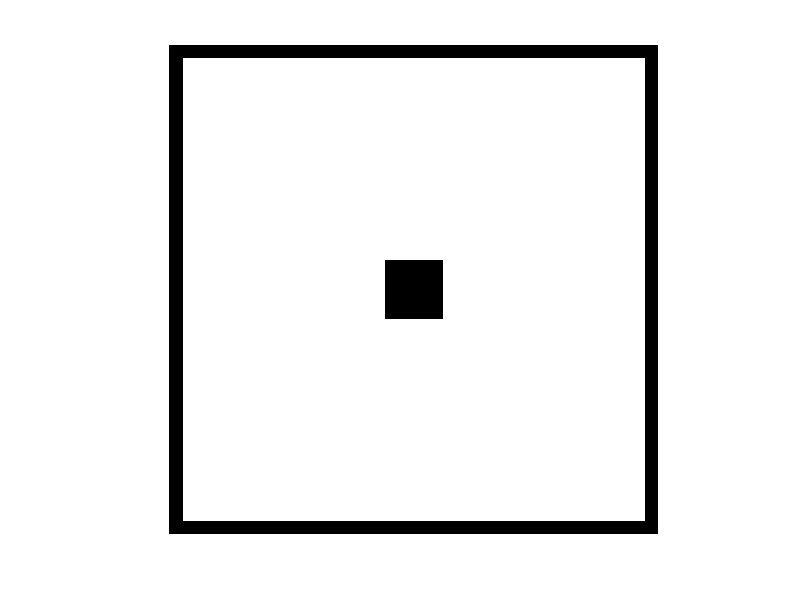

This chart was generated by the following MATLAB code:
function [] = diceImage2()
roll = 1
%this code makes the dice and displayes it
% the dice is 75 by 75 in size
dice = ones(75,75,3);
dice (1,:,:) = 0;
dice (2,:,:) = 0;
dice (74,:,:) = 0;
dice (75,:,:) = 0;
dice (:,1,:) = 0;
dice (:,2,:) = 0;
dice (:,74,:) = 0;
dice (:,75,:) = 0;
switch roll
    % the code is goes through every pixel and change only those that will
    % create a image to represent a number on a dice
    
    % a case system is used to define the 1 to 6 on the dice
    case 1
        for i = 1:75
            for j = 1:75
            if i>33 && i<43 && j>33 && j<43
                dice (i,j,:) = 0;
            end
            end
        end
imshow(dice);
end